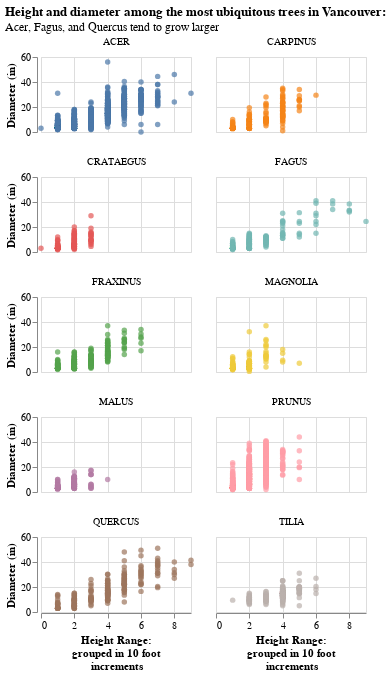

Notebook code cell kept with this figure:
### Code cell
# Height and diameter faceted by genus, if n > 100

# Plot sort
my_sort = df2["genus"].to_list()

# Make the df for this plot
plot1_df = trees_clean.copy()
plot1_df = plot1_df[plot1_df["genus_name"].isin(my_sort)]

# Plot title
plot1_title = alt.TitleParams(
    "Height and diameter among the most ubiquitous trees in Vancouver: ",
    subtitle='Acer, Fagus, and Quercus tend to grow larger',
    align='left',
    anchor='start'
)

# Plot
plot1 = alt.Chart(plot1_df).mark_circle().encode(
        alt.Y("diameter", title="Diameter (in)"),
        alt.X("height_range_id",
              title=["Height Range: ", "grouped in 10 foot", "increments"]
             ),
        alt.Color("genus_name", legend=None, title=None),
        tooltip=[
            alt.Tooltip("species_name", title="Species:"),
            alt.Tooltip("date_planted", title="Date planted")
        ]
).properties(height=75, width=150).facet(alt.Facet("genus_name:N", title=None), columns=2)


plot1 = plot1.properties(title=plot1_title)
plot1

### Figure 1 — Vega-Lite specification as saved in the notebook (floating-point values rounded to 4 significant figures; data arrays with more than 128 entries replaced by an {"elided": "..."} marker saying what was removed)
{"$schema": "https://vega.github.io/schema/vega-lite/v4.8.1.json", "columns": 2, "config": {"view": {"continuousHeight": 300, "continuousWidth": 400}}, "data": {"name": "data-cb222a0dd397bb8078fec47e5662ecf3"}, "datasets": {"data-cb222a0dd397bb8078fec47e5662ecf3": {"elided": "3748 records"}}, "facet": {"field": "genus_name", "title": null, "type": "nominal"}, "spec": {"encoding": {"color": {"field": "genus_name", "legend": null, "title": null, "type": "nominal"}, "tooltip": [{"field": "species_name", "title": "Species:", "type": "nominal"}, {"field": "date_planted", "title": "Date planted", "type": "temporal"}], "x": {"field": "height_range_id", "title": ["Height Range: ", "grouped in 10 foot", "increments"], "type": "quantitative"}, "y": {"field": "diameter", "title": "Diameter (in)", "type": "quantitative"}}, "height": 75, "mark": "circle", "width": 150}, "title": {"align": "left", "anchor": "start", "subtitle": "Acer, Fagus, and Quercus tend to grow larger", "text": "Height and diameter among the most ubiquitous trees in Vancouver: "}}
